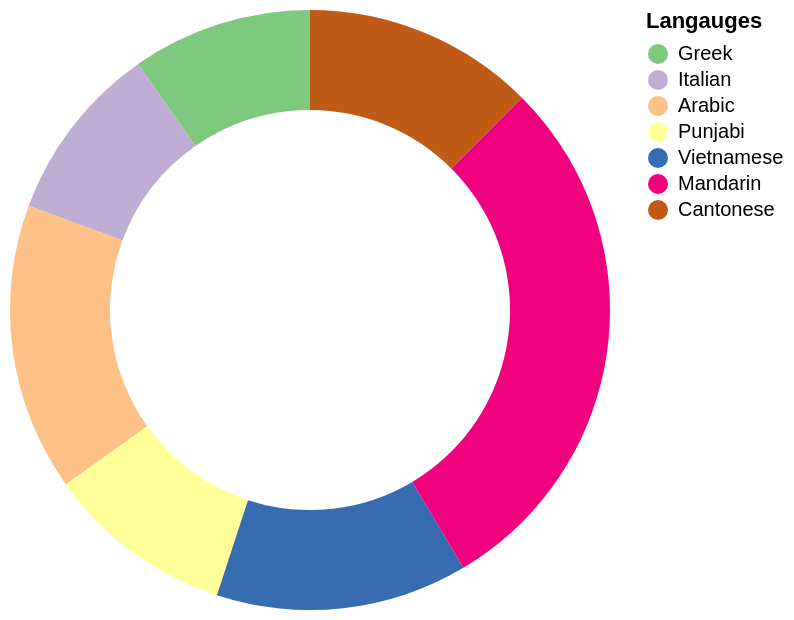

Write a Vega-Lite specification for this figure.
### Vega-Lite specification from a JSON file in a GitHub repository (floating-point values rounded to 4 significant figures)
{"$schema": "https://vega.github.io/schema/vega-lite/v6.json", "description": "Top 7 langauges spoken at home in Australia excludign english 2021", "width": 300, "height": 300, "data": {"values": [{"category": "Greek", "value": 229643}, {"category": "Italian", "value": 228042}, {"category": "Arabic", "value": 367159}, {"category": "Punjabi", "value": 239033}, {"category": "Vietnamese", "value": 320758}, {"category": "Mandarin", "value": 685274}, {"category": "Cantonese", "value": 295281}]}, "layer": [{"mark": {"type": "arc", "innerRadius": 100}, "encoding": {"theta": {"field": "value", "type": "quantitative"}, "color": {"field": "category", "type": "nominal", "scale": {"domain": ["Greek", "Italian", "Arabic", "Punjabi", "Vietnamese", "Mandarin", "Cantonese"], "range": ["#7fc97f", "#beaed4", "#fdc086", "#ffff99", "#386cb0", "#f0027f", "#bf5b17"]}, "legend": {"title": "Langauges"}}, "tooltip": [{"field": "category", "type": "nominal", "title": "Language"}, {"field": "value", "type": "quantitative", "aggregate": "sum", "title": "Number of speakers", "format": ","}]}}], "config": {}}
